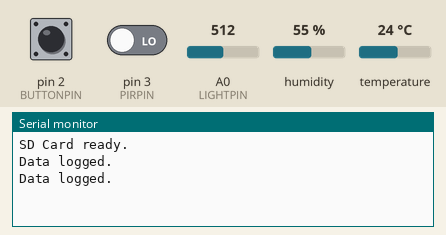
Bench run of a program on a simulated Arduino Uno, built with avr-gcc and run on an emulated ATmega328P. Parts: the last lines printed to the serial monitor. The test bench sets the inputs (shaded band); at power-on: pin 2 (BUTTONPIN) HIGH, pin 3 (PIRPIN) LOW, A0 (LIGHTPIN) = 512, humidity 55 %, temperature 24 °C. Storage starts empty.

Above: at 5.8 s.
5.9 s: pin 2 (BUTTONPIN) pulled LOW for 3 s
At 11.0 s:
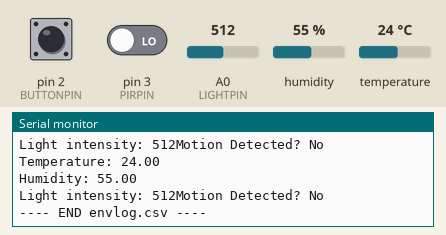
11.9 s: pin 2 (BUTTONPIN) driven LOW and pin 3 (PIRPIN) driven HIGH
At 15.5 s:
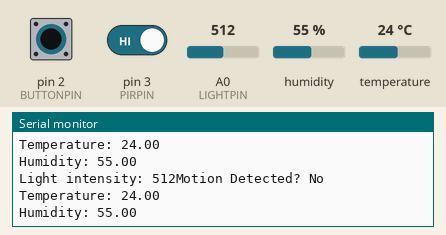

Measured:
- after the input at 5.9 s, the serial monitor: prints a new line after 4.2 s (image 1)

The program:

main.cpp
```cpp
#include <SPI.h>
#include <SD.h>
#include "DHT.h"

// -------- Pins --------
#define DHTPIN    4       // DHT22 data (moved off D2 to free interrupt)
#define DHTTYPE   DHT22
#define PIRPIN    3       // PIR digital output
#define CSPIN     10      // SD chip select
#define BUTTONPIN 2       // Interrupt button (falling -> dump logs)
#define LIGHTPIN  A0      // Analog light sensor AO

DHT dht(DHTPIN, DHTTYPE);
File dataFile;

volatile bool dumpRequested = false;

void onButtonFall() {
  dumpRequested = true;   // ISR: just set a flag
}

static void dumpLogFile(const char* path) {
  File f = SD.open(path, FILE_READ);
  if (!f) {
    Serial.println("Log file not found or open failed.");
    return;
  }
  Serial.println("---- BEGIN envlog.csv ----");
  const size_t BUF = 64;
  char buf[BUF + 1];
  while (true) {
    int n = f.readBytes(buf, BUF);
    if (n <= 0) break;
    buf[n] = '\0';
    Serial.print(buf);
  }
  Serial.println("\n---- END envlog.csv ----");
  f.close();
}

void setup() {
  Serial.begin(9600);
  while (!Serial) {}

  dht.begin();
  pinMode(PIRPIN, INPUT);
  pinMode(LIGHTPIN, INPUT);

  pinMode(BUTTONPIN, INPUT_PULLUP);
  attachInterrupt(digitalPinToInterrupt(BUTTONPIN), onButtonFall, FALLING);

  pinMode(10, OUTPUT);

  while (!SD.begin(CSPIN)) {
    Serial.println("SD Card initialization failed! Retrying.");
    delay(1000);
  }
  Serial.println("SD Card ready.");
}

void loop() {
  float temp = dht.readTemperature();
  float humidity = dht.readHumidity();
  int   lightRaw = analogRead(LIGHTPIN);
  bool  motion   = digitalRead(PIRPIN);

  dataFile = SD.open("envlog.csv", FILE_WRITE);
  if (dataFile) {
    dataFile.print("Temperature: ");
    dataFile.println(temp);
    dataFile.print("Humidity: ");
    dataFile.println(humidity);
    dataFile.print("Light intensity: ");
    dataFile.print(lightRaw);
    dataFile.print("Motion Detected? ");
    dataFile.println(motion ? "Yes" : "No");
    dataFile.close();
    Serial.println("Data logged.");
  } else {
    Serial.println("Error opening file.");
  }

  if (dumpRequested) {
    dumpRequested = false;
    dumpLogFile("envlog.csv");
  }

  delay(5000);
}
```
